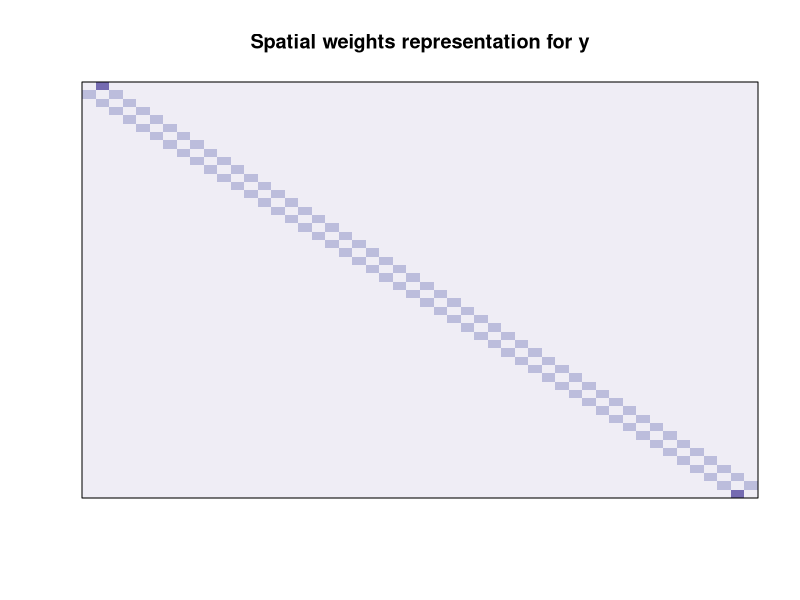

This figure's R source:
library(sna)
library(RColorBrewer)
library(mvtnorm)
library(spatialreg)




set.seed(743435)




function_01 <- function(n) {
  
  C <- matrix(0, n, n)
  
  C[1, 2] <- 1
  C[n, n-1] <- 1
  
  for (i in 2:(n-1)) {
    
    C[i, i-1] <- 1
    C[i, i+1] <- 1
    
  }
  
  return(C)
  
}

function_02 <- function(data, first, last, deviate) {
  
  y <- data
  
  y[first:last] <- y[first:last] + deviate
  
  return(y)
  
}

# function_mvnd <- function(x, p, mu, Sigma) {
#   
#   f <- exp(-0.5 * t(x - mu) %*% solve(Sigma) %*% (x - mu))
#   f <- f / ((2 * pi)^(p / 2) * det(Sigma)^0.5)
#   
#   return(f)
#   
# }







n <- 50
C <- function_01(n)
W <- sna::make.stochastic(dat = C, mode = "row")

p <- 1
X <- mvtnorm::rmvnorm(n = n, mean = rep(0, p), sigma = diag(p))

rho_0 <- 0.5
A_0 <- spatialreg::invIrW(x = W, rho = rho_0)

sigma2_0 <- 0.5
e_0 <- rnorm(n, 0, sqrt(sigma2_0))

beta_0 <- rep(0.5, p)
y_0 <- A_0 %*% X %*% beta_0 + A_0 %*% e_0

y <- function_02(y_0, 25, 25, 3 * sqrt(sigma2_0))





image(1:n, 1:n, t(W[, n:1]),
      breaks = c(0, 0.25, 0.75, 1),
      col = RColorBrewer::brewer.pal(3, "Purples"),
      main = "Spatial weights representation for y",
      axes = FALSE,
      xlab = "", ylab = "")
box()
